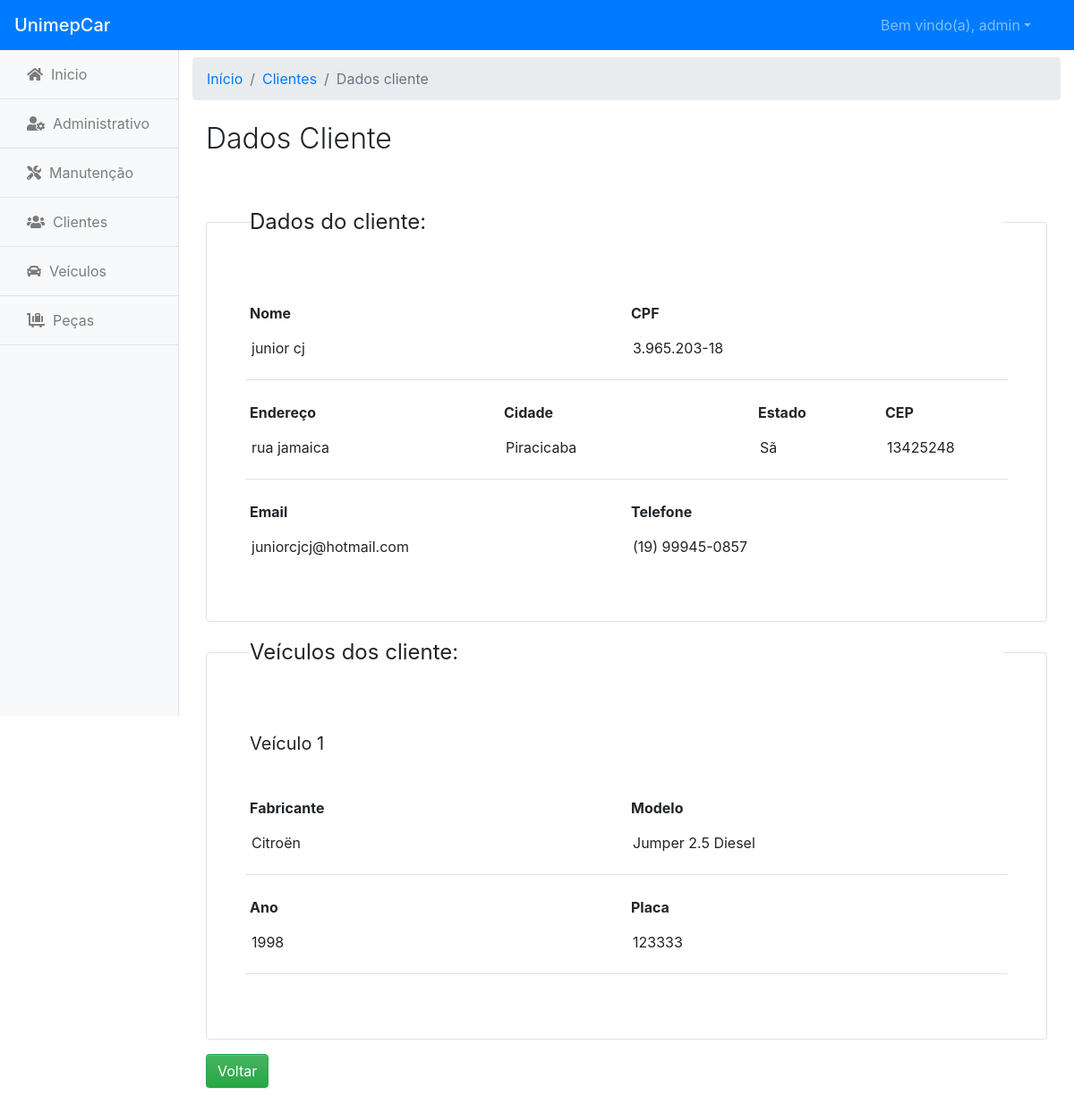
/cliente/detail/143 (signed in), run on the app's committed database.
### tables this page shows
CREATE TABLE `cliente` (
  `id` int(11) NOT NULL,
  `nome` varchar(50) NOT NULL,
  `cpf` char(14) NOT NULL,
  `endereco` varchar(150) NOT NULL,
  `cidade` varchar(50) NOT NULL,
  `estado` char(2) NOT NULL,
  `cep` varchar(12) NOT NULL,
  `email` varchar(100) NOT NULL,
  `telefone` varchar(20) NOT NULL
);

CREATE TABLE `veiculo` (
  `id` int(11) NOT NULL,
  `codigo_modelo` int(11) NOT NULL,
  `codigo_marca` int(11) NOT NULL,
  `fabricante` varchar(150) NOT NULL,
  `modelo` varchar(150) NOT NULL,
  `ano` int(11) NOT NULL,
  `placa` varchar(10) NOT NULL,
  `id_cliente` int(11) NOT NULL
);

### app/core/Controller.php (called while the page is built, shortened)
<?php
    class Controller{
        public function load($viewName, $viewData = []){
            extract($viewData);
            include 'app/views/'.$viewName.'.php';
        }
    }

### app/controllers/ClienteController.php (called while the page is built, shortened)
<?php
    class ClienteController extends Controller{
        public function detail($id){
            $cliente = new Cliente();
            $veiculo = new Veiculo();
            $data['veiculos'] = $veiculo->lista();
            $data['cliente'] = $cliente->lista_selecionado($id);
            $data['view'] = 'cliente/detail';
            $this->load('template',$data);
        }
    }

### app/core/Core.php (called while the page is built, shortened)
<?php
    class Core{
        private $controller;
        private $metodo;
        private $parametros = [];
        public function run(){
            $c = new $controllerCorrente;
            call_user_func_array([$c, $this->getMetodo()],$this->getParametros());
        }
        public function verificaUri(){
            $url = explode('index.php',$_SERVER['PHP_SELF']);
            $url = end($url);
            if($url){
                $url = explode('/',$url);
                array_shift($url);
                $this->controller = ucfirst($url[0]).'Controller';
                array_shift($url);
                if($url){
                    $this->metodo = $url[0];
                    array_shift($url);
                }
                if($url){
                    $this->parametros = array_filter($url);
                }
            }
            else{
                $this->controller =  ucfirst(CONTROLLER_PADRAO).'Controller';
            }
        }
        public function getController(){
            if(class_exists(NAMESPACE_CONTROLLER.$this->controller)){
                return NAMESPACE_CONTROLLER.$this->controller;
            }
            return NAMESPACE_CONTROLLER.ucfirst(CONTROLLER_PADRAO).'Controller';
        }
        public function getMetodo(){
            if(method_exists($this->getController(), $this->metodo)){
                return $this->metodo;
            }
            return 'index';
        }
        public function getParametros(){
            return $this->parametros;
        }
    }

### index.php (called while the page is built, shortened)
<?php
    require 'app/core/Core.php';
    $core = new Core();
    $core->run();

### app/core/Model.php (called while the page is built, shortened)
<?php
    abstract class Model{
        protected $db;
        protected $tabela;
        protected $primaryKey;
        public function __construct(){
            $this->db = new \PDO('mysql:dbname='.BANCO.'; host='.SERVIDOR,USUARIO,SENHA);
            $this->db->exec("set names utf8");
        }
        public function lista(){
            $sql = 'select * from '.$this->tabela;
            $qry = $this->db->query($sql);
            return $qry->fetchAll(\PDO::FETCH_OBJ);
        }
        public function lista_selecionado($id){
            $sql = 'select * from '.$this->tabela.' where '.$this->primaryKey.' = '.$id;
            $qry = $this->db->query($sql);
            return $qry->fetch();
        }
    }

### app/views/cliente/Detail.php (the view, shortened to what this page needs)
<div class="row">
    <div class="col-12 mt-2">
        <nav aria-label="breadcrumb">
            <ol class="breadcrumb">
                <li class="breadcrumb-item" aria-current="page"><a href="<?= URL_BASE?>">Início</a></li>
                <li class="breadcrumb-item" aria-current="page"><a href="<?= URL_BASE.'cliente'?>">Clientes</a></li>
                <li class="breadcrumb-item active" aria-current="page">Dados cliente</li>
            </ol>
        </nav>
    </div>
</div>
<div class="container">
    <div class="row">
        <div class="col-md-12  mt-2">
            <h1 class="h2 font-weight-light">Dados Cliente</h1>
        </div>
    </div>
    <div class="row justify-content-center mb-5 mt-5">
        <div class="col-12">
            <fieldset class="form-group border rounded p-5">
                <legend class="mb-4 font-weight-normal">Dados do cliente:</legend>
                <div class="form-row mb-4 border-bottom">
                    <div class="form-group col-sm-12 col-md-6">
                        <label class="font-weight-bolder" for="nome">Nome</label>
                        <input class="form-control-plaintext" type="text" id="nome" name="nome" value="<?=isset($cliente['nome']) ? $cliente['nome'] : ''?>" readonly>
                    </div>
                    <div class="form-group col-sm-12 col-md-6">
                    <label class="font-weight-bolder" for="cpf">CPF</label>
                        <input class="form-control-plaintext" type="text" id="cpf" name="cpf" value="<?=isset($cliente['cpf']) ? $cliente['cpf'] : ''?>" readonly>
                    </div>
                </div>
                <div class="form-row mb-4 border-bottom">
                    <div class="form-group col-sm-12 col-md-4">
                        <label class="font-weight-bolder" for="endereco">Endereço</label>
                        <input class="form-control-plaintext" type="text" id="endereco" name="endereco" value="<?=isset($cliente['endereco']) ? $cliente['endereco'] : ''?>" readonly>
                    </div>
                    <div class="form-group col-sm-12 col-md-4">
                        <label class="font-weight-bolder" for="cidade">Cidade</label>
                        <input class="form-control-plaintext" type="text" id="cidade" name="cidade" value="<?=isset($cliente['cidade']) ? $cliente['cidade'] : ''?>" readonly>
                    </div>
                    <div class="form-group col-sm-12 col-md-2">
                        <label class="font-weight-bolder" for="estado">Estado</label>
                        <input class="form-control-plaintext" type="text" id="estado" name="estado" value="<?=isset($cliente['estado']) ? $cliente['estado'] : ''?>" readonly>
                    </div>
                    <div class="form-group col-sm-12 col-md-2">
                        <label class="font-weight-bolder" for="cep">CEP</label>
                        <input class="form-control-plaintext" type="text" id="cep" name="cep" value="<?=isset($cliente['cep']) ? $cliente['cep'] : ''?>" readonly>
                    </div>
                </div>
                <div class="form-row">
                    <div class="form-group col-sm-12 col-md-6">
                        <label class="font-weight-bolder" for="email">Email</label>
                        <input class="form-control-plaintext" type="text" id="email" name="email" value="<?=isset($cliente['email']) ? $cliente['email'] : ''?>" readonly>
                    </div>
                    <div class="form-group col-sm-12 col-md-6">
                    <label class="font-weight-bolder" for="telefone">Telefone</label>
                        <input class="form-control-plaintext" type="text" id="telefone" name="telefone" value="<?=isset($cliente['telefone']) ? $cliente['telefone'] : ''?>" readonly>
                    </div>
                </div>
            </fieldset>
            <fieldset class="form-group border rounded p-5">
                <legend class="mb-4 font-weight-normal">Veículos dos cliente:</legend>
                <?php
                    $idx = 1;
                    foreach($veiculos as $v){
                        if($v->id_cliente == $cliente['id']){
                ?>
                            <h5 class="font-weight-normal mb-5">Veículo <?=$idx++?> </h5>
                            <div class="form-row mb-4 border-bottom">
                                <div class="form-group col-sm-12 col-md-6">
                                    <label class="font-weight-bolder" for="fabricante">Fabricante</label>
                                    <input class="form-control-plaintext" type="text" id="fabricante" name="fabricante" value="<?=isset($v->fabricante) ? $v->fabricante : ''?>" readonly>
                                </div>
                                <div class="form-group col-sm-12 col-md-6">
                                    <label class="font-weight-bolder" for="modelo">Modelo</label>
                                    <input class="form-control-plaintext" type="text" id="modelo" name="modelo" value="<?=isset($v->modelo) ? $v->modelo : ''?>" readonly>
                                </div>
                            </div>
                            <div class="form-row mb-4 border-bottom">
                                <div class="form-group col-sm-12 col-md-6">
                                    <label class="font-weight-bolder" for="ano">Ano</label>
                                    <input class="form-control-plaintext" type="text" id="ano" name="ano" value="<?=isset($v->ano) ? $v->ano : ''?>" readonly>
                                </div>
                                <div class="form-group col-sm-12 col-md-6">
                                    <label class="font-weight-bolder" for="placa">Placa</label>
                                    <input class="form-control-plaintext" type="text" id="placa" name="placa" value="<?=isset($v->placa) ? $v->placa : ''?>" readonly>
                                </div>
                            </div>
                <?php
                        }
                    }
                ?>
            </fieldset>
            <div class="form-row">
                <div class="col-sm-12">
                    <a href="<?=URL_BASE.'cliente'?>" class="btn btn-success">Voltar</a>
                </div>
            </div>
        </div>
    </div>
</div>

### data on the page
cliente: nome "junior cj", cpf "3.965.203-18", endereco "rua jamaica", cidade "Piracicaba", estado "Sã", cep "13425248", email "juniorcjcj@hotmail.com", telefone "(19) 99945-0857"
veiculo: fabricante "Citroën", modelo "Jumper 2.5 Diesel", ano "1998", placa "123333"

### other printed values
$_SESSION['nome'] "admin"
